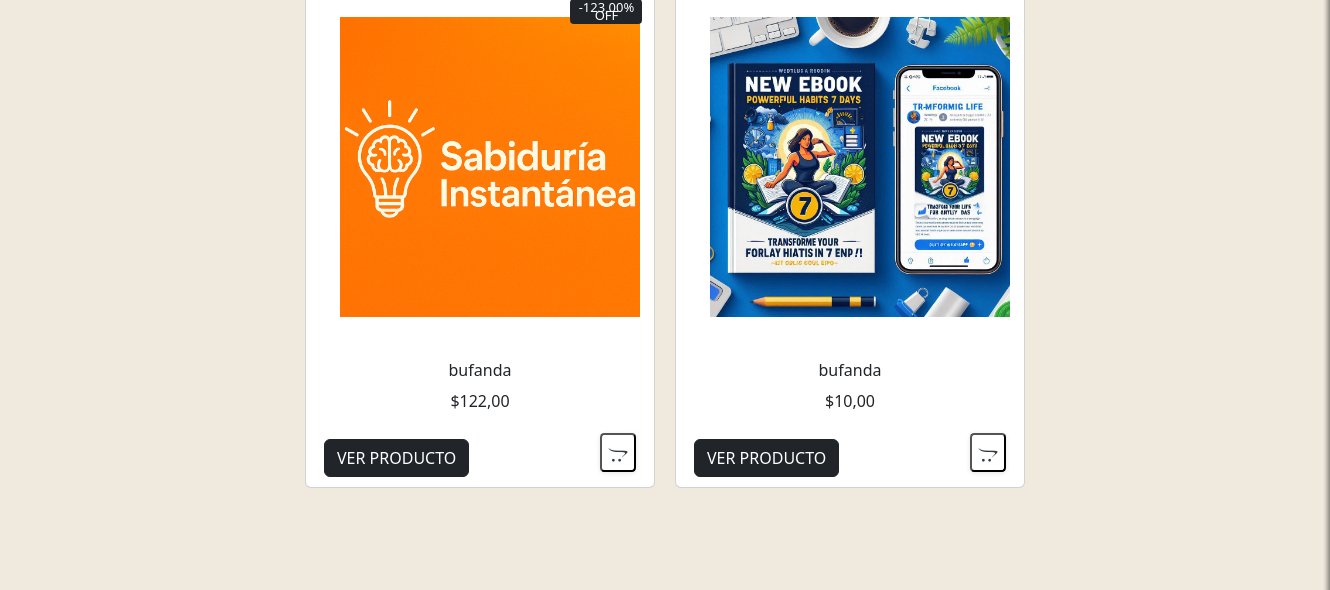
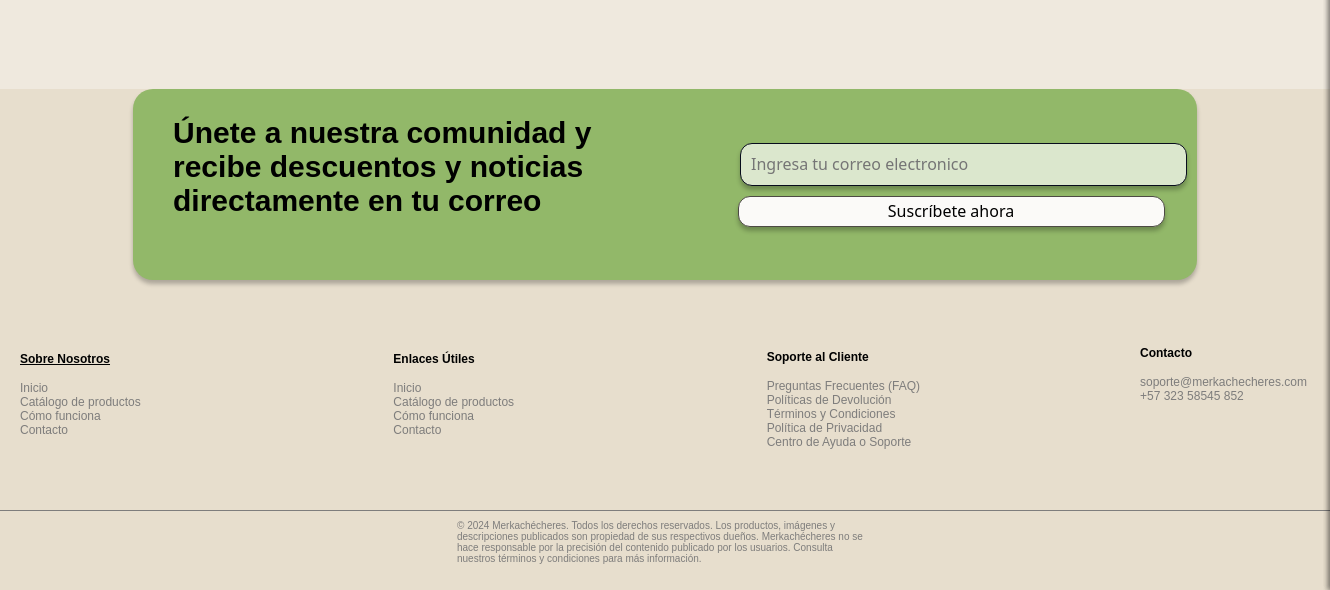
The app's page / (lower part), older data (2 pictures, top to bottom).
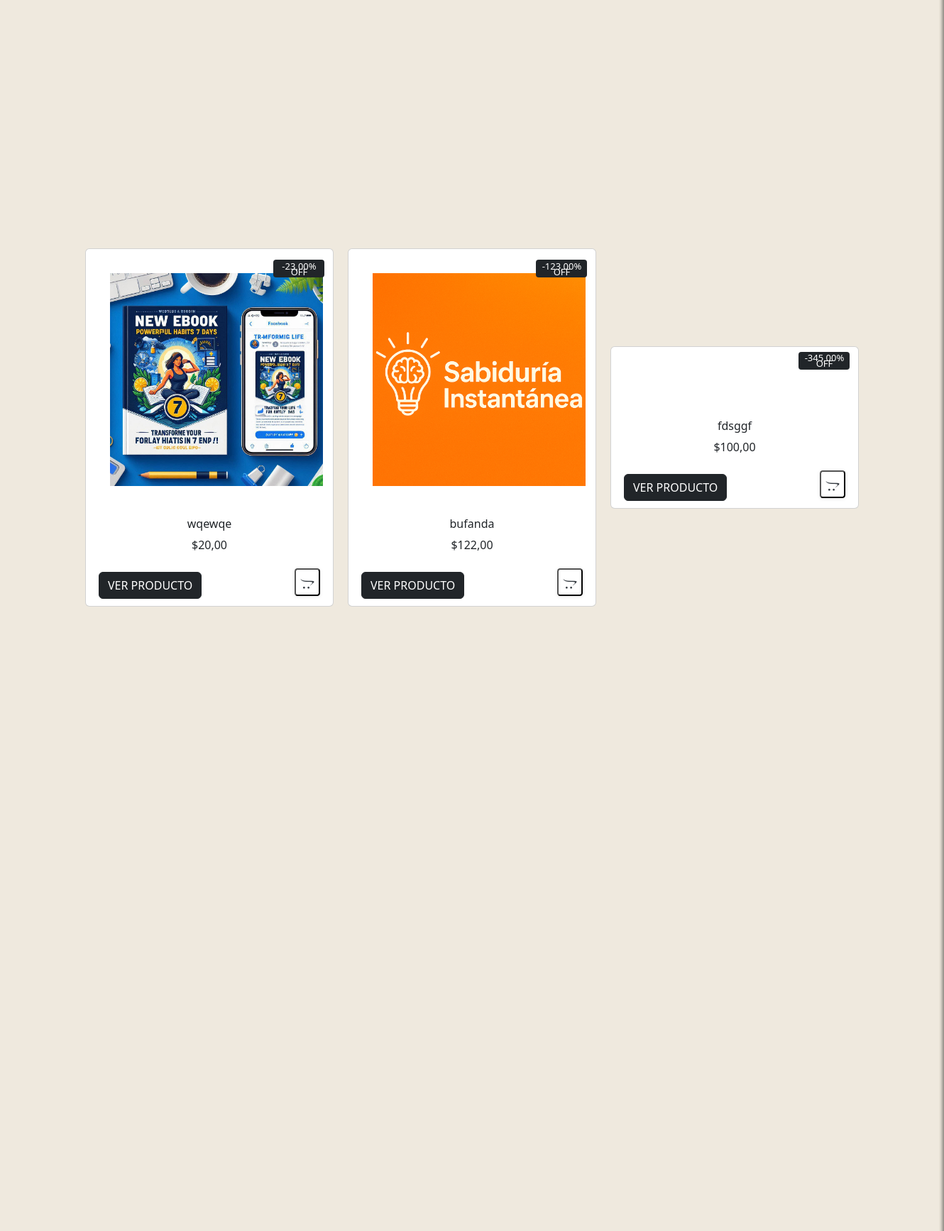
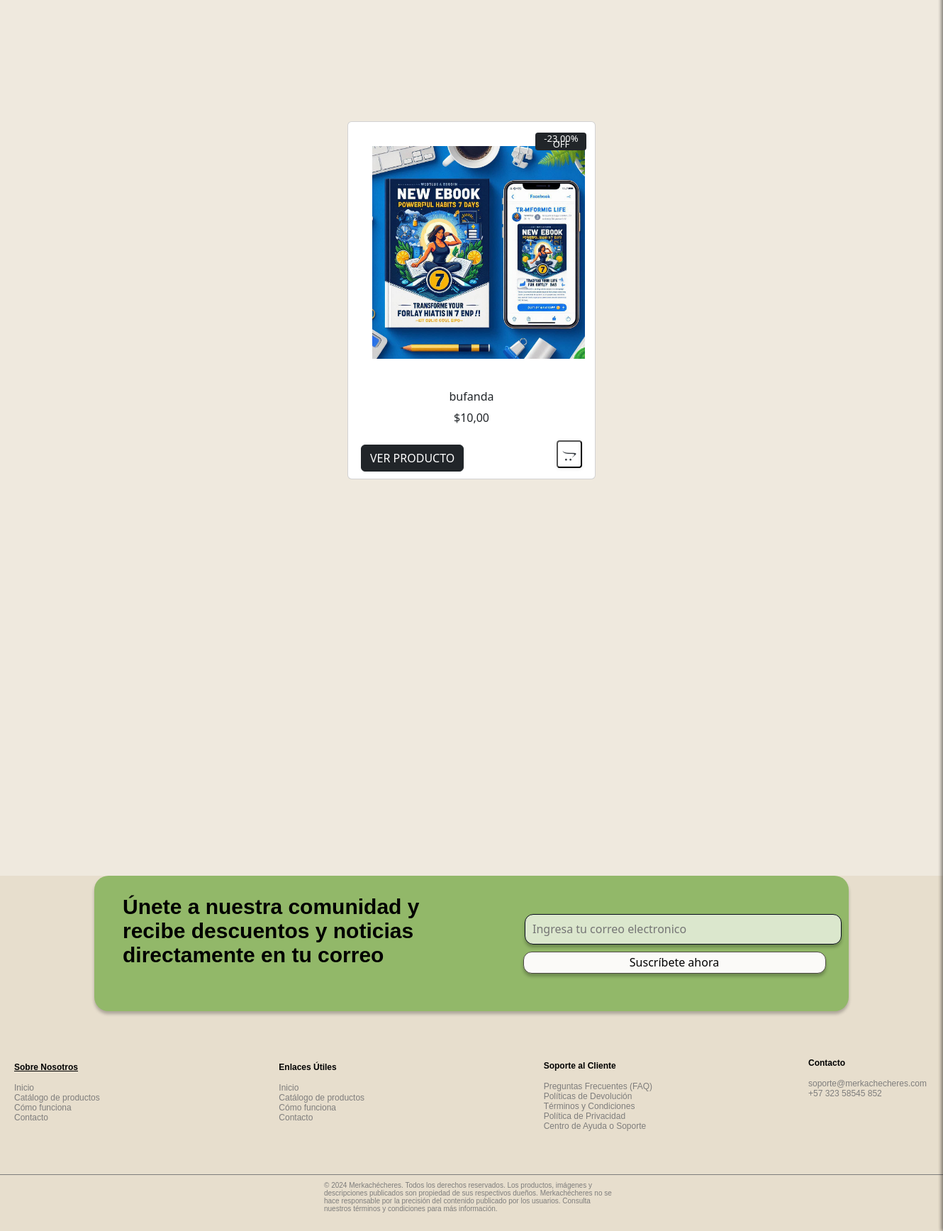
The same page, newer data (2 pictures, top to bottom).
### merkachecheres/models.py (models this page shows, shortened)
class Producto(models.Model):
    titulo = models.CharField(max_length=255)
    precio = models.DecimalField(max_digits=10, decimal_places=2, default=0.0)
    descuento = models.DecimalField(max_digits=5, decimal_places=2, null=True, blank=True)
    dimensiones = models.CharField(max_length=100, null=True, blank=True)
    stock = models.IntegerField()
    marca = models.CharField(max_length=100, null=True, blank=True)
    vendedor = models.ForeignKey(
        Usuario,
        on_delete=models.CASCADE,
        related_name='productos',
        null=True,  # Permitir valores nulos temporalmente
        blank=True  # Permitir que el formulario no requiera este campo
    )
    categoria = models.ForeignKey(Categoria, on_delete=models.SET_NULL, null=True, blank=True)
    descripcion = models.TextField()
    fecha_publicacion = models.DateTimeField(auto_now_add=True)

class ImagenProducto(models.Model):
    producto = models.ForeignKey(Producto, on_delete=models.CASCADE, related_name='imagenes')
    imagen = models.ImageField(upload_to='productos/imagenes', validators=[validar_extension_imagen])

### merkachecheres/views.py (the view)
# urls.py: path('', views.index, name='index'),
def index(request):
    productos = Producto.objects.order_by('?')[:5]
    sesion_activa = request.session.get('validar', None)
    usuario = None  # Inicializa el usuario como `None` por defecto.
    if sesion_activa:
        usuario_id = sesion_activa.get('id')
        usuario = Usuario.objects.get(id=usuario_id)
    carrito = request.session.get('carrito', {})
    total_carrito = sum(item['precio'] * item['cantidad'] for item in carrito.values())
    return render(request, "index.html", {
        'productos': productos,  # Lista de productos seleccionados aleatoriamente.
        'productos_count': productos.count(),  # Cantidad de productos seleccionados.
        'total_carrito': total_carrito,  # Total del carrito (precio total de los productos en el carrito).
        'usuario': usuario,  # Objeto del usuario autenticado (si hay sesión activa).
    })

### merkachecheres/templates/index.html (shortened to what the changed rows need)
{% load static %}
<!DOCTYPE html>
<html lang="es">
<head>
    <link rel="stylesheet" href="{% static 'css/style.css' %}">
    <link rel="stylesheet" href="{% static 'css/styleguide.css' %}">
    <link rel="stylesheet" href="{% static 'css/carrito.css' %}">
    <link href="https://cdn.jsdelivr.net/npm/bootstrap@5.3.0-alpha3/dist/css/bootstrap.min.css" rel="stylesheet">
    <link rel="stylesheet" href="https://cdnjs.cloudflare.com/ajax/libs/font-awesome/6.5.0/css/all.min.css">
    <link rel="stylesheet" href="https://cdnjs.cloudflare.com/ajax/libs/jquery/3.2.1/jquery.min.js">
    <link rel="stylesheet" href="https://cdn.jsdelivr.net/npm/bootstrap@5.0.0-alpha1/dist/js/bootstrap.bundle.min.js">
    <link rel="stylesheet" href="https://cdnjs.cloudflare.com/ajax/libs/font-awesome/4.7.0/css/font-awesome.min.css">
</head>
<body>
    <div class="landing_page">
        {% include 'user_sidebar.html' %}
        <main>
            <br>
            <br>
            <section class="explorar-productos">
                <div class="wrapper flex-wrap" style="display: flex; justify-content: center; gap: 20px; flex-wrap: wrap;">
                    {% if productos %}
                    {% for producto in productos %}
                    <div class="card">
                        {% if producto.descuento %}
                        <span class="off bg-dark">-{{ producto.descuento }}% OFF</span>
                        {% endif %}
                        <div class="text-center p-4">
                            <a href="{% url 'producto' producto.id %}">
                                <img id="main-image-{{ forloop.counter }}" src="{{ producto.imagenes.first.imagen.url }}"
                                    width="300" class="main-image">
                            </a>
                        </div>
                        <div class="about text-center">
                            <h6>{{ producto.titulo }}</h6>
                            <span>${{ producto.precio }}</span>
                        </div>
                        <div class="cart-button mt-3 px-2 d-flex justify-content-between align-items-center">
                            <button class="btn btn-dark text-uppercase"
                                onclick="window.location.href='{% url 'producto' producto.id %}'">
                                Ver producto
                            </button>
                            <div class="add">
                                <form method="POST" action="{% url 'agregar_al_carrito' producto.id %}" class="add-to-cart-form">
                                    <button type="submit" class="product_fav">
                                        <i class="fa fa-opencart"></i>
                                    </button>
                                </form>
                            </div>
                        </div>
                    </div>
                    {% endfor %}
                    {% else %}
                    <p>No hay productos disponibles.</p>
                    {% endif %}
                </div>
            </section>
        </main>
                </div>
</body>
</html>

Row changes from the older to the newer data that the page shows:
added Producto: descuento "23,00", imagenes.first.imagen (picture), titulo "wqewqe", precio "20,00"
added Producto: descuento "345,00", titulo "fdsggf", precio "100,00"
changed Producto (number 4 of 4 on the later page): descuento (not shown) → "23,00"
